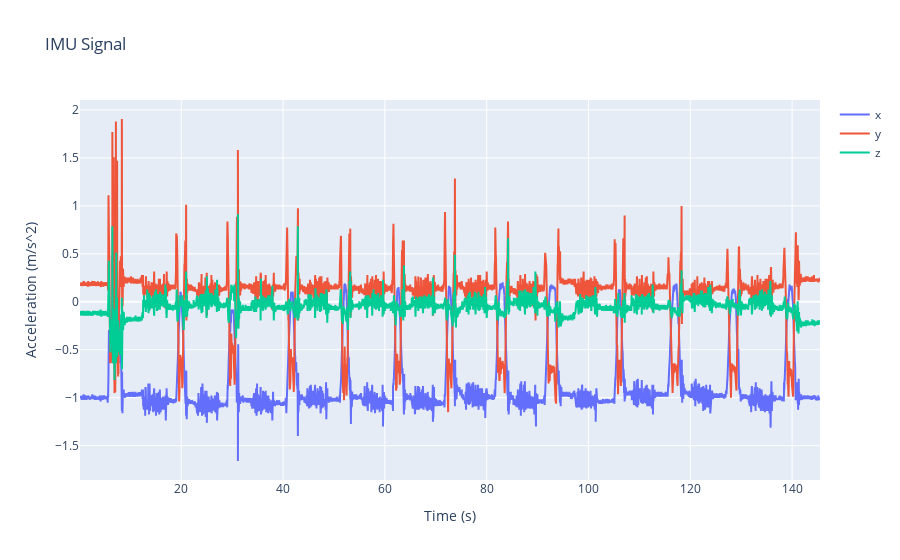

Notebook source saved alongside this figure:
### Code cell
# Create traces for each axis
trace_x = go.Scatter(x=acc_data2_df['Time'], y=acc_data2_df['X'],
mode='lines', name='x')
trace_y = go.Scatter(x=acc_data2_df['Time'], y=acc_data2_df['Y'],
mode='lines', name='y')
trace_z = go.Scatter(x=acc_data2_df['Time'], y=acc_data2_df['Z'],
mode='lines', name='z')

# Create the layout
layout = go.Layout(
title='IMU Signal',
xaxis=dict(title='Time (s)'),
yaxis=dict(title='Acceleration (m/s^2)'),)

# Create the figure
fig = go.Figure(data=[trace_x, trace_y, trace_z],
layout=layout)

# Display the figure
fig.show()

# EVENT MARKERS IN ACC DATA 1 = 32
# EVENTS IN ACC DATA 2 = 26

### Figure 1 — Plotly figure (JSON) as saved in the notebook; plotly's stock layout.template omitted (floating-point values rounded to 4 significant figures; data arrays with more than 128 entries replaced by an {"elided": "..."} marker saying what was removed)
{"data": [{"mode": "lines", "name": "x", "type": "scatter", "x": {"elided": "9723 float values"}, "y": {"elided": "9723 float values"}}, {"mode": "lines", "name": "y", "type": "scatter", "x": {"elided": "9723 float values"}, "y": {"elided": "9723 float values"}}, {"mode": "lines", "name": "z", "type": "scatter", "x": {"elided": "9723 float values"}, "y": {"elided": "9723 float values"}}], "layout": {"title": {"text": "IMU Signal"}, "xaxis": {"title": {"text": "Time (s)"}}, "yaxis": {"title": {"text": "Acceleration (m/s^2)"}}}}
